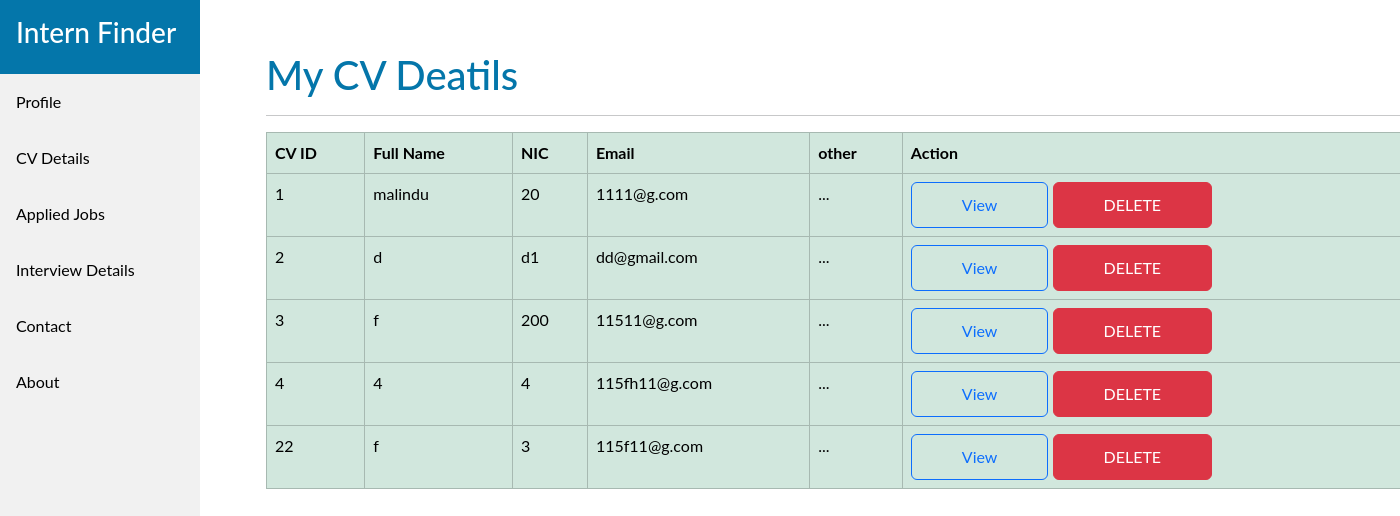
Screenshot of /insertD with the database file from the repository.
### dash/models.py (models this page shows, shortened)
class cv(models.Model):
    cv_id = models.IntegerField(null=False,  primary_key=True)
    full_name = models.CharField(max_length=100, blank=False, null=False,default='full name')
    nic = models.TextField(max_length=12)
    age = models.IntegerField(blank=False,default=18)
    gender = models.TextField(max_length=10,default='male')
    email = models.EmailField(max_length=255, unique=True,default='123@mail.com')
    telephone = models.IntegerField(blank=False)
    institute = models.CharField(max_length=20)
    degree = models.TextField(max_length=100)
    work_exp = models.TextField(blank=False, null=False)
    work_company = models.TextField(max_length=100, blank=False)
    skills = models.CharField(max_length=50)
    projects = models.CharField(max_length=500)
    optional_details = models.TextField(max_length=500)

### cvapp/views.py (the view, shortened to what this page needs)
# urls.py: path('insertD', views.insertData, name="insertData"),
def insertData(request):
    data = cv.objects.all()
    context = {"data": data}
    return render(request, "mycv.html", context)

### cvapp/templates/mycv.html (shortened to what this page needs)
<!doctype html>
<html lang="en">
  <head>
    <link href="https://cdn.jsdelivr.net/npm/bootstrap@5.3.3/dist/css/bootstrap.min.css" rel="stylesheet">
</head>
<body>
<div class="sidebar">
  <a class="active" href="/"><h3>Intern Finder</h3></a>
  <a class="nav-link" href="#">Profile</a>
  <a class="nav-link" href="http://127.0.0.1:8000/insert">CV Details</a>
  <a class="nav-link" href="">Applied Jobs</a>
  <a class="nav-link" href="">Interview Details</a>
  <a class="nav-link" href="">Contact</a>
  <a class="nav-link" href="">About</a>
</div>
    <div class="container">
        <div class="container2">
            <div class="six">
              <h1>My CV Deatils</h1>
            </div>
            <hr>
            <table class="table table-success table-stripe table-bordered table-hover">
                <thead>
                <tr>
                    <th scope="col">CV ID</th>
                    <th scope="col">Full Name</th>
                    <th scope="col">NIC</th>
                    <th scope="col">Email</th>
                    <th scope="col">other</th>
                    <th scope="col">Action</th>
                </tr>
                </thead>
                <tbody>
                {% for d in data %}
                <tr>
                    <td scope="col">{{d.cv_id}}</td>
                    <td scope="col">{{d.full_name}}</td>
                    <td scope="col">{{d.nic}}</td>
                    <td scope="col">{{d.email}}</td>
                    <td scope="col">...</td>
                    <td scope="col" colspan="">
                        <a type="button" href="/update/{{d.cv_id}}"class="btn btn-outline-primary">View</a>
                        <a type="button" href="/delete/{{d.cv_id}}" class="btn btn-danger">DELETE</a>
                    </td>
                </tr>
                {% endfor %}
                </tbody>
            </table>
        </div>
    </div>
</body>
</html>

### cvapp/templates/mycv.html (style rules this page uses)
body { margin: 0; font-family: "Lato", sans-serif; }
.sidebar { margin: 0; padding: 0; width: 200px; background-color: #f1f1f1; position: fixed; height: 100%; overflow: auto; }
.sidebar a { display: block; color: black; padding: 16px; text-decoration: none; }
.sidebar a.active { background-color: #0476aa; color: white; }
.six { color:#0476aa; }
div.container { margin-left: 250px; padding: 1px 16px; height: 1000px; width: 1200px; }
.container2 { position: relative; margin-top: 50px; }
.btn { padding:10px; padding-left: 50px; padding-right: 50px; }

### rows the page displays
cv: cv_id "1", full_name "malindu", nic "20", email "1111@g.com"
cv: cv_id "2", full_name "d", nic "d1", email "dd@gmail.com"
cv: cv_id "3", full_name "f", nic "200", email "11511@g.com"
cv: cv_id "4", full_name "4", nic "4", email "115fh11@g.com"
cv: cv_id "22", full_name "f", nic "3", email "115f11@g.com"
